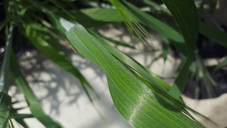
#> input picture datasets/wheat_dataset/128_wheat_dataset/healthy/Healthy1.png, 227 x 128 px, given as the content of the folder ./dataset/Photos, which was not available
$ jupyter execute --allow-errors coffee_leaf_eda.ipynb   (older library calls are emulated)   (text cells are left out)
#> lines starting #> are read from the running program, lines starting #| are printed output that depends on the picture; pictures that were not available may be replaced by others from this repository, and a replacement may not be noted
#> further down, img is the input picture: PIL image 227x128 RGBA; mean R, G, B, A 86.7, 100.7, 74.4, 255
[cell 1]
import os
import matplotlib.pyplot as plt
import pandas as pd
import cv2
from PIL import Image, UnidentifiedImageError

image_dataset_path = './dataset/Photos'
image_classification_path = "./dataset/RoCoLe-classes.xlsx"

all_image_files = [f for f in os.listdir(image_dataset_path) if f.lower().endswith(('.jpg', '.png'))]

print(f"Total images in dataset: {len(all_image_files)}")

[cell 2]
corrupted_images = []

#> (the rest of this cell did not finish here and is left out)

[cell 3]
def compute_brightness(image):
    return np.mean(cv2.cvtColor(image, cv2.COLOR_BGR2GRAY))  # Convert to grayscale & compute mean

#> (the rest of this cell did not finish here and is left out)

[cell 4]
def variance_of_laplacian(image):
    return cv2.Laplacian(image, cv2.CV_64F).var()  # Compute Laplacian variance

blur_scores = [variance_of_laplacian(cv2.imread(os.path.join(image_dataset_path, img_file), cv2.IMREAD_GRAYSCALE))
               for img_file in all_image_files if cv2.imread(os.path.join(image_dataset_path, img_file)) is not None]

plt.hist(blur_scores, bins=30, color='blue')
plt.title("Blurriness Distribution")
plt.xlabel("Variance of Laplacian")
plt.ylabel("Frequency")
plt.show()
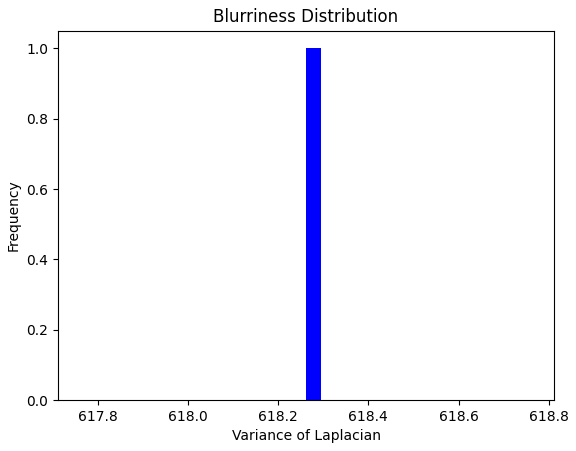
#> figure drawn by matplotlib, 1 panel; tallest bar 1 high, from x = 618.3 to 618.3

[cell 5]
means = {'R': [], 'G': [], 'B': []}

for img_file in all_image_files:
    img = cv2.imread(os.path.join(image_dataset_path, img_file))
#> img: shape (128, 227, 3)
    if img is not None:
        b, g, r = cv2.mean(img)[:3]  # Extract mean BGR values
#> b = 74.35; g = 100.7; r = 86.73
        means['B'].append(b)
        means['G'].append(g)
        means['R'].append(r)

plt.figure(figsize=(12, 6))
for color in ['R', 'G', 'B']:
    plt.hist(means[color], bins=30, alpha=0.6, label=color, color=color.lower())
plt.title("Color Channel Intensity Distribution")
plt.xlabel("Intensity")
plt.ylabel("Frequency")
plt.legend()
plt.show()
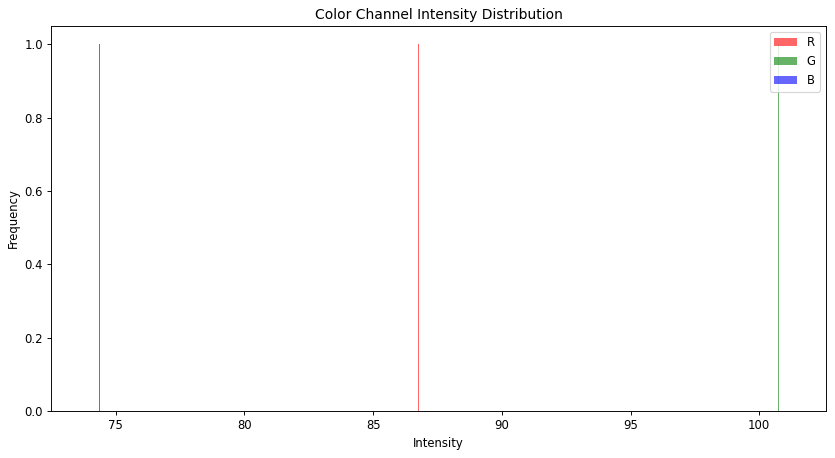
#> figure drawn by matplotlib, 1 panel; tallest bar 1 high, from x = 86.73 to 86.77; tallest bar 1 high, from x = 100.7 to 100.8; tallest bar 1 high, from x = 74.35 to 74.39

$ run again, on datasets/wheat_dataset/128_wheat_dataset/healthy/Healthy1529.png
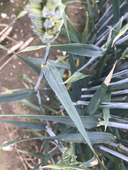
#> input picture datasets/wheat_dataset/128_wheat_dataset/healthy/Healthy1529.png, 128 x 170 px, given as the content of the folder ./dataset/Photos, which was not available
#> img is the input picture: PIL image 128x170 RGBA; mean R, G, B, A 127.5, 130.4, 127.8, 255
#> `plt.show()`:
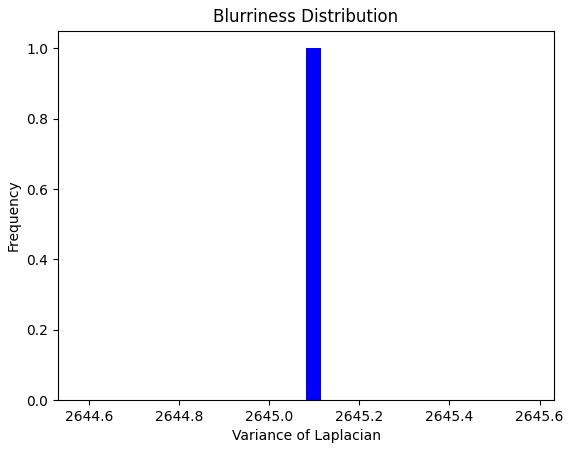
#> figure drawn by matplotlib, 1 panel; tallest bar 1 high, from x = 2645.1 to 2645.1
#> img: shape (170, 128, 3)
#> b = 127.8; g = 130.4; r = 127.5
#> `plt.show()`:
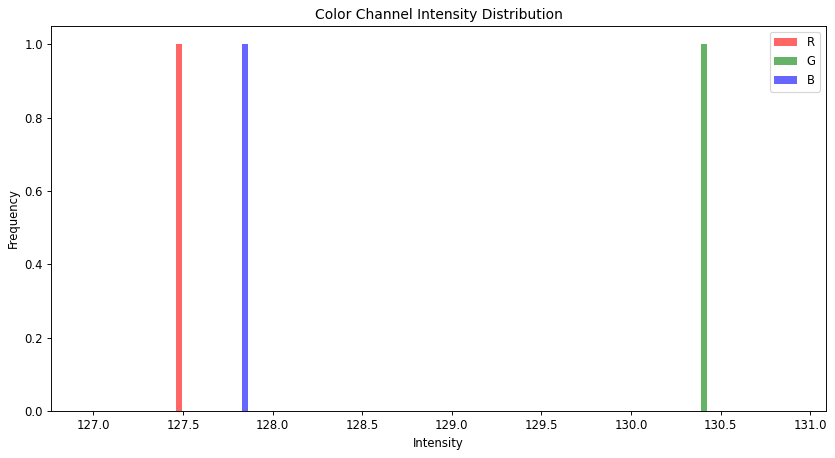
#> figure drawn by matplotlib, 1 panel; tallest bar 1 high, from x = 127.5 to 127.5; tallest bar 1 high, from x = 130.4 to 130.4; tallest bar 1 high, from x = 127.8 to 127.9

$ run again, on datasets/wheat_dataset/128_wheat_dataset/healthy/Healthy1688.png
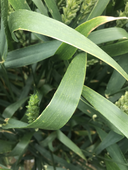
#> input picture datasets/wheat_dataset/128_wheat_dataset/healthy/Healthy1688.png, 128 x 170 px, given as the content of the folder ./dataset/Photos, which was not available
#> img is the input picture: PIL image 128x170 RGBA; mean R, G, B, A 95, 116.1, 79.5, 255
#> `plt.show()`:
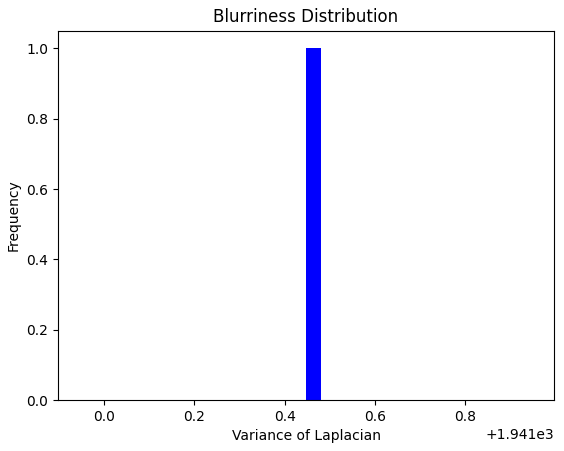
#> figure drawn by matplotlib, 1 panel; tallest bar 1 high, from x = 1941.4 to 1941.5
#> img: shape (170, 128, 3)
#> b = 79.52; g = 116.1; r = 94.98
#> `plt.show()`:
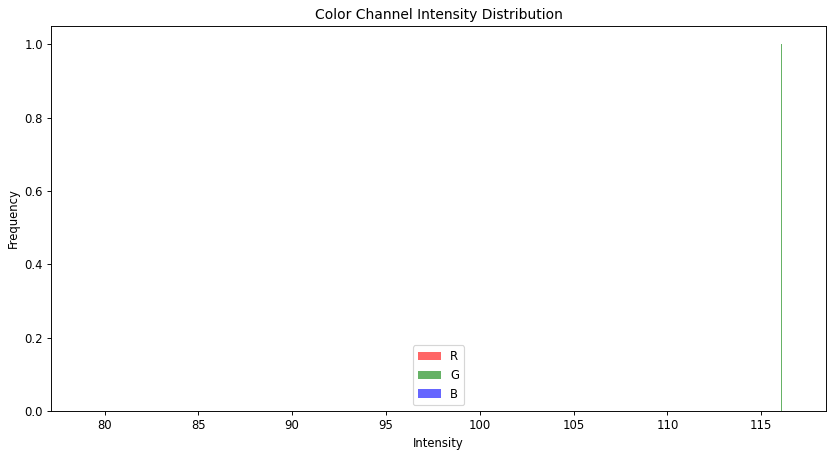
#> figure drawn by matplotlib, 1 panel; tallest bar 1 high, from x = 94.98 to 95.01; tallest bar 1 high, from x = 116.1 to 116.1; tallest bar 1 high, from x = 79.52 to 79.55

$ run again, on datasets/wheat_dataset/128_wheat_dataset/healthy/Healthy1746.png
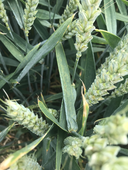
#> input picture datasets/wheat_dataset/128_wheat_dataset/healthy/Healthy1746.png, 128 x 170 px, given as the content of the folder ./dataset/Photos, which was not available
#> img is the input picture: PIL image 128x170 RGBA; mean R, G, B, A 113.7, 132.6, 105.2, 255
#> `plt.show()`:
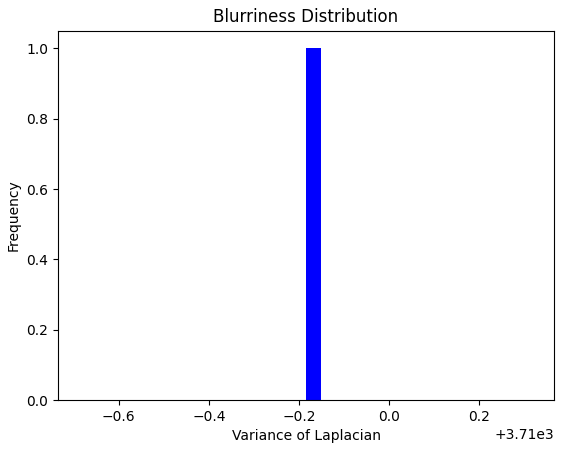
#> figure drawn by matplotlib, 1 panel; tallest bar 1 high, from x = 3709.8 to 3709.8
#> img: shape (170, 128, 3)
#> b = 105.2; g = 132.6; r = 113.7
#> `plt.show()`:
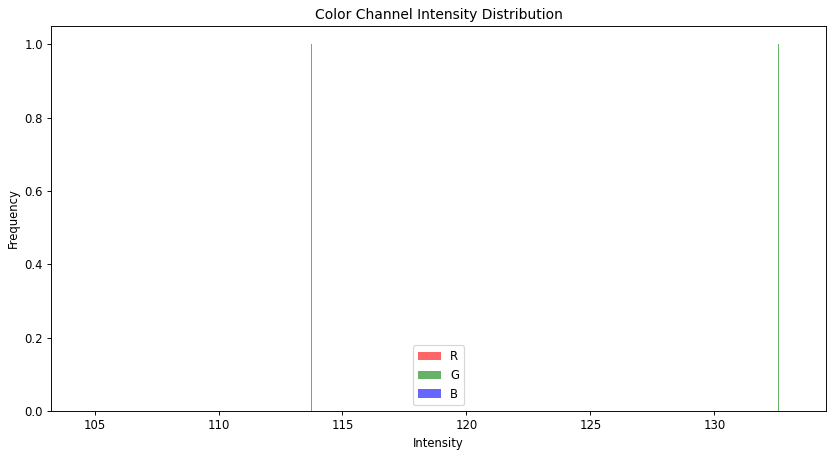
#> figure drawn by matplotlib, 1 panel; tallest bar 1 high, from x = 113.7 to 113.8; tallest bar 1 high, from x = 132.6 to 132.6; tallest bar 1 high, from x = 105.2 to 105.2
